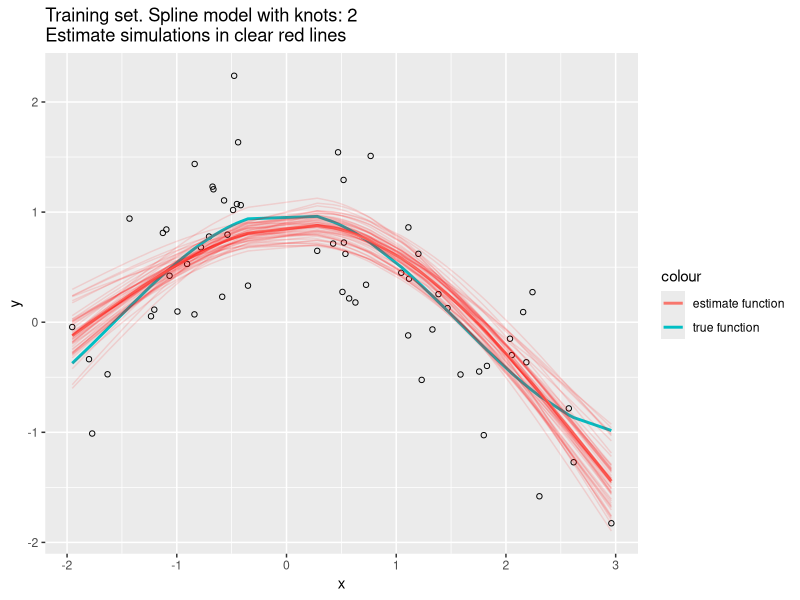
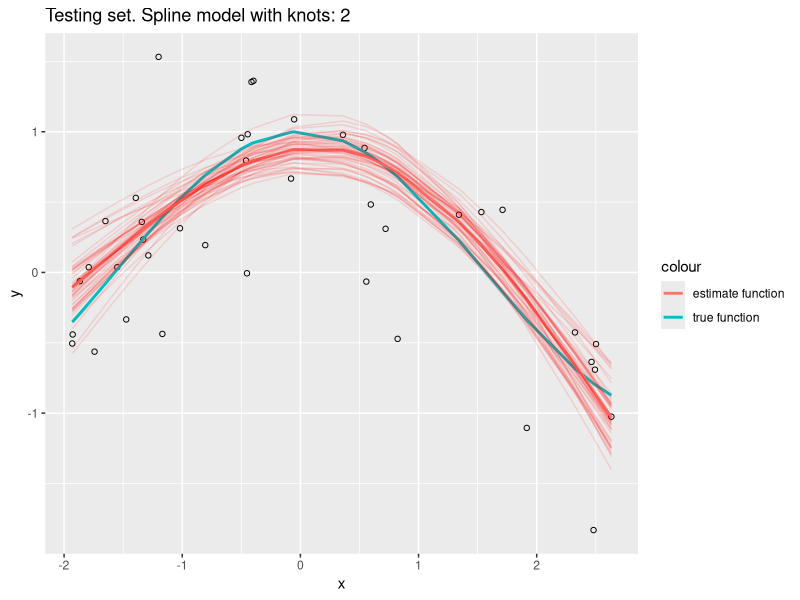
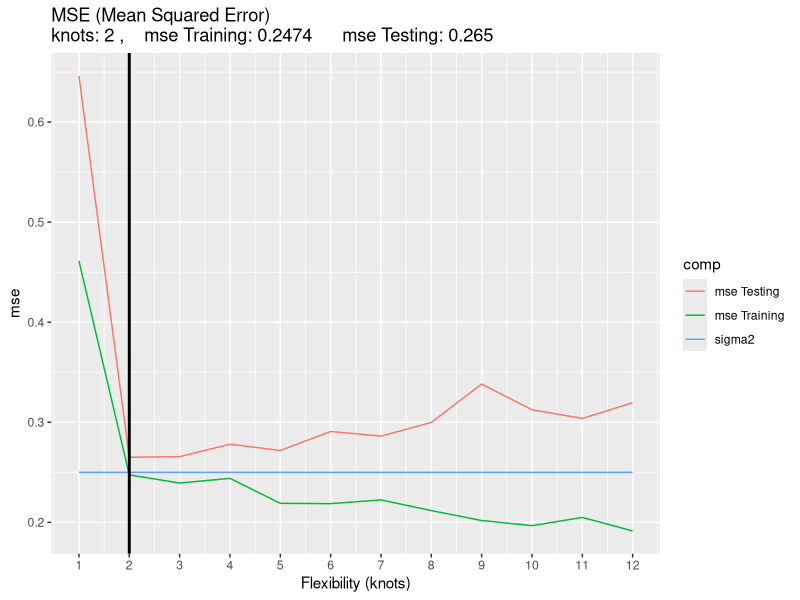
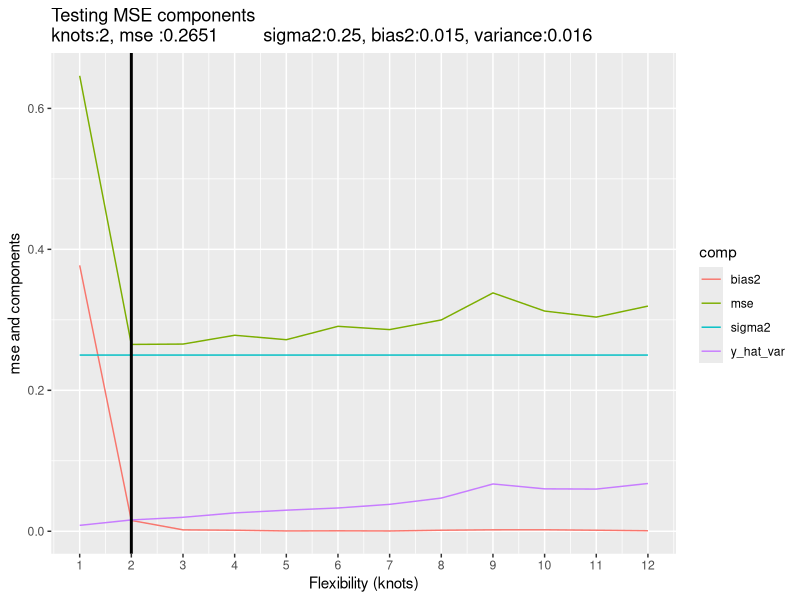

Generate these figures, in order, with R:
## Bias-Variance Trade off

#===============================================================================
# There is a general pattern in the plot of MSE's -Mean Squared Error- versus the
# model flexibility: U shape in the Testing set MSE and monotone decrease in the
# Training set MSE. This is a basic property in Statistical Learning.
#
# This script will try to show this property, for any data set or statistical
# method we choose. Additionally, we will be able to discover the reason of the
# Testing MSE U shape: The bias-variance trade off.
#
# In order to obtain the test MSE and its components,we will assume that the
# population features are knowed and we will be able to built the samples by
# simulation.
#
# References:
# 
# -Cap 2: & 2.2.2. "The Bias-Variance Trade-Off" from the book of Gareth James
#  et alter "An Introduction to Statistical Learning" Ed Springer 2014
#  http://www-bcf.usc.edu/~gareth/ISL/
#   
# -https://theclevermachine.wordpress.com/2013/04/21/
#  model-selection-underfitting-overfitting-and-the-bias-variance-tradeoff/
#===============================================================================

library(ggplot2);library(splines);library(dplyr);library(tidyr)
set.seed(1234)

# general values
 
p=0.6   # training/test ratio.
s=50    # simulations number.
k=12    # maximum value of the knots number. Spline is the statistical
        # algorithm for estimating the adjust function. 

# fdata function: generating  4 data set from the next inputs and assumptions:

# assumptions and definitions for the population:
# x : predictor variable: Uniform distribution 
# y : outcome variable: y = nu_cx + epsilon
# nu_cx : E(y|x)= f(x) conditional mean of y for each x, defined with f. 
# f: knowed true function: f=cos(x)
# epsilon: random error in y for each x.It is a normal distribution with mean =
# 0, and sd = sigma. epsilon -> N(0,sigma)

# y_hat: prediction for y = f_hat (x). f_hat obtained with the spline algorithm.

# inputs:
# n : sample size
# x_min: minimum value for x
# x_max: maximum value for x
# sigma: sd in the random error.



fdata<-function(n=100,x_min=-2,x_max=3,sigma=0.5){  # inputs
    x<-round(runif(n,x_min,x_max),3)    # sample x from uniform population
    t=round(0.6*n)                      # training size from the sample 


    
    # 1- Simulating k spline models ( j = 1 to k)
    training_km_sim<-vector("list",length=k)
    testing_km_sim<-vector("list",length=k)
    training_km<-vector("list",length=k)
    testing_km<-vector("list",length=k)
    for (j in 1:k){
        
        # simulating s samples ( i = 1 to s): for each one of the s simulations.
        y_hat_m<-matrix(nrow=t,ncol=s)                # matrix for train y_hat
        e2_m<-matrix(nrow=t,ncol=s)                   # matrix for train error2 
        
        y_hat_ts_m<-matrix(nrow=(n-t),ncol=s)         # matrix for test y_hat
        e2_ts_m<-matrix(nrow=(n-t),ncol=s)            # matrix for test error2 
        
        for (i in 1:s){
            # simulating data sets
            f<-function(x){cos(x)}                    # true function definition
            y<-round(f(x)+rnorm(n,0,sigma),3)         # sample y
            nu_cx<-round(f(x),3)                      # conditional mean
            samp<-data.frame(x,nu_cx,y)               # sample data frame
                 
            # splitting training and testing sets
            training<-samp[1:t,]
            testing<-samp[(t+1):n,]
            
            # adjusting training set with spline method for knot = j.
            fit<-lm(y~ns(x,j),training)             
            
            # predicting with fit. 
            
             # in training set
            y_hat_m[,i]<-predict(fit)                # training prediction                          
            e2_m[,i]<-(predict(fit)-training$y)^2    # squared error from
                                                     # training set
            
             # in testing set. 
            y_hat_ts_m[,i]<-predict(fit,newdata=testing)# testing prediction                    
            e2_ts_m[,i]<-(predict(fit,newdata=testing)-testing$y)^2# squared 
                                                    # error from testing set 
                                                       
        }
        # storing the results of the simulations in a list.
        training_km_sim[[j]]<-y_hat_m               # training prediction simul.
        testing_km_sim[[j]]<-y_hat_ts_m             # testing prediction simul.        
        
        
        # results for the whole of the simulation
        
          # in training set.
        training$y_hat<-apply(y_hat_m,1,mean)       # simulations mean for y_hat
        training$y_hat_var<-apply(y_hat_m,1,var)    # variance for the above
        training$e2<-apply(e2_m,1,mean)             # simulations mean for e2
        training$bias2<-(training$y_hat-training$nu_cx)^2# bias^2 of the y_hat 
        
          # testing set.
        testing$y_hat<-apply(y_hat_ts_m,1,mean)     # simulations mean for y_hat
        testing$y_hat_var<-apply(y_hat_ts_m,1,var)  # variance for the above.
        testing$e2<-apply(e2_ts_m,1,mean)           # simulations mean for e2
        testing$bias2<-(testing$y_hat-testing$nu_cx)^2  # bias^2 of the y_hat
        
        training_km[[j]]<-training
        testing_km[[j]]<-testing
    }
    

    # 2.-getting training mse and its components for each one of the k models.
    
    mse<-vector("numeric",k)
    y_hat_var<-vector("numeric",k)
    bias2<-vector("numeric",k)
    sigma2<-vector("numeric",k)
  
    for (j in 1:k){
        mse[j]<-mean(training_km[[j]]$e2)            # mean squared error (mse)
        y_hat_var[j]<-mean(testing_km[[j]]$y_hat_var)# variance
        bias2[j]<-mean(testing_km[[j]]$bias2)        # bias^2
        sigma2[j]<-sigma^2                           # sigma^2 
    }
    
     # storing the results.
    res<-data.frame(knots=1:k,mse,y_hat_var,bias2,sigma2)
    res$dif<-res$mse-(res$y_hat_var+bias2+sigma2)   # difference between mse 
                                                    # sum of the components  
    res_tr<-gather(res,comp,value,mse:sigma2)       # changing wide to long data.  
    
    
    # 3.-getting testing mse and its components for each one of the k models.
    
    mse<-vector("numeric",k)
    y_hat_var<-vector("numeric",k)
    bias2<-vector("numeric",k)
    sigma2<-vector("numeric",k)
    
    for (j in 1:k){
        mse[j]<-mean(testing_km[[j]]$e2)              # mean squared error (mse)
        y_hat_var[j]<-mean(testing_km[[j]]$y_hat_var) # variance
        bias2[j]<-mean(testing_km[[j]]$bias2)         # bias^2
        sigma2[j]<-sigma^2                            # sigma^2
    }
    
     # storing the results.
    res<-data.frame(knots=1:k,mse,y_hat_var,bias2,sigma2)
    res$dif<-res$mse-(res$y_hat_var+bias2+sigma2)   # difference between mse 
                                                    # sum of the components  
    res_ts<-gather(res,comp,value,mse:sigma2)       # changing wide to long data.

    
    # 4.- getting y_hat for each one of the k models.
    
      # in training set
    res_y_hat<-matrix(NA,nrow=t,ncol=k)
    for (j in 1:k){
        res_y_hat[,j]<-training_km[[j]][4]$y_hat
    }
    res_y_hat<-data.frame(res_y_hat)
    colnames(res_y_hat)<-c(1:k)
    res_y_hat<-cbind(x=training$x,res_y_hat)
    res_y_hat<-gather(res_y_hat,knots,y_hat,-x)    # changing wide to long data.

      # in testing set
    res_y_hat_ts<-matrix(NA,nrow=(n-t),ncol=k)
    for (j in 1:k){
        res_y_hat_ts[,j]<-testing_km[[j]][4]$y_hat
    }
    res_y_hat_ts<-data.frame(res_y_hat_ts)
    colnames(res_y_hat_ts)<-c(1:k)
    res_y_hat_ts<-cbind(x=testing$x,res_y_hat_ts)
    res_y_hat_ts<-gather(res_y_hat_ts,knots,y_hat,-x)#changing wide to long data.   
    
    # 5.- getting y_hat simulations for each one of the k models.
    
    # in training set
    
    res_y_hat_sim<-do.call(rbind.data.frame,training_km_sim)
    colnames(res_y_hat_sim)<-c(1:s)
    res_y_hat_sim$x<-res_y_hat$x
    res_y_hat_sim$knots<-res_y_hat$knots
    res_y_hat_sim<-gather(res_y_hat_sim,simul,y_hat,-c(x,knots))
    
    # in testing set
    
    res_y_hat_ts_sim<-do.call(rbind.data.frame,testing_km_sim)
    colnames(res_y_hat_ts_sim)<-c(1:s)
    res_y_hat_ts_sim$x<-res_y_hat_ts$x
    res_y_hat_ts_sim$knots<-res_y_hat_ts$knots
    res_y_hat_ts_sim<-gather(res_y_hat_ts_sim,simul,y_hat,-c(x,knots))   
    
    # 6.- getting the best j model: The one with lowest testing mse.
      kso<-res_ts[res_ts$value == min(res_ts[res_ts$comp == "mse",4]),1]    

# function results in a list.    
return(list(training_km_sim=training_km_sim,testing_km_sim=testing_km_sim,
            training_km=training_km,testing_km=testing_km,
            res_tr=res_tr,res_ts=res_ts,
            res_y_hat=res_y_hat,res_y_hat_ts=res_y_hat_ts,
            res_y_hat_sim=res_y_hat_sim,res_y_hat_ts_sim=res_y_hat_ts_sim,
            kso=kso))    
}    
    
# Making plots

# running the fdata function
dat<-fdata()


# fres function: generating plots from the data sets returned by fdata()

fres<-function(training_km_sim=dat$training_km_sim,
               testing_km_sim=dat$testing_km_sim, 
               training=dat$training_km[[1]],testing=dat$testing_km[[1]],
               res_tr=dat$res_tr,res_ts=dat$res_ts,
               res_y_hat=dat$res_y_hat,res_y_hat_ts=dat$res_y_hat_ts,
               res_y_hat_sim=dat$res_y_hat_sim,
               res_y_hat_ts_sim=dat$res_y_hat_ts_sim,
               ks=dat$kso){   

    # 1- true and estimate predictions for each one of the k models 
    
      # in training set
    
    # selecting a j model.
    # for the y_hat mean
    res_y_hat<-res_y_hat[res_y_hat$knots == ks,]             
    res_g<-training[,1:3]
    res_g$estim_func_y<-round(res_y_hat$y_hat,3)
    colnames(res_g)[2]<-"true_func_y"
    
    # for the y_hat simulation
    res_y_hat_sim<-res_y_hat_sim[res_y_hat_sim$knots == ks,] 
    
    # scatterplot  
    g1<-ggplot(res_g,aes(x,y))+geom_point(shape=1)+
        geom_line(aes(x=x,y=true_func_y,colour="true function"),size=1)+
        geom_line(aes(x=x,y=estim_func_y,colour="estimate function"),size=1)+
        geom_line(data=res_y_hat_sim,aes(x=x,y=y_hat,group=simul),
                  colour ="red",alpha=1/8)+
        ggtitle(paste("Training set. Spline model with knots:",ks,
                      "\nEstimate simulations in clear red lines"))
       
    
      # in testing set
    
    # selecting a j model.
    res_y_hat_ts<-res_y_hat_ts[res_y_hat_ts$knots == ks,] 
    res_g_ts<-testing[,1:3]
    res_g_ts$estim_func_y<-round(res_y_hat_ts$y_hat,3)
    colnames(res_g_ts)[2]<-"true_func_y"
    
    # for the y_hat simulation
    res_y_hat_ts_sim<-res_y_hat_ts_sim[res_y_hat_ts_sim$knots == ks,] 
    
    # scatterplot  
    g2<-ggplot(res_g_ts,aes(x,y))+geom_point(shape=1)+
        geom_line(aes(x=x,y=true_func_y,colour="true function"),size=1)+
        geom_line(aes(x=x,y=estim_func_y,colour="estimate function"),size=1)+
        geom_line(data=res_y_hat_ts_sim,aes(x=x,y=y_hat,group=simul),
                  colour ="red",alpha=1/8)+
        ggtitle(paste("Testing set. Spline model with knots:",ks))
    
    
    
    # Training and Testing MSE for each one of the k models
    
    res_1<-res_tr[res_tr$comp == "mse",];res_1$comp<-"mse Training"
    res_2<-res_ts[res_ts$comp == "mse",];res_2$comp<-"mse Testing"
    res_3<-res_ts[res_ts$comp == "sigma2",]
    res_tr_ts<-rbind(res_1,res_2,res_3)
    save(res_tr_ts,file="g3.Rdata")
    res_tr_ks<-res_tr_ts[res_tr_ts$knots == ks,4]
    g3<-ggplot(res_tr_ts,aes(x=knots,y=value,colour=comp))+geom_line()+
        geom_vline(aes(xintercept=ks),size=1)+
        ggtitle(paste("MSE (Mean Squared Error)\nknots:",ks,
                      ",    mse Training:",round(res_tr_ks[1],4),
                      "     mse Testing:",round(res_tr_ks[2],3)))+
        scale_x_continuous(breaks=seq(1,k,1))+ylab("mse")+
        xlab("Flexibility (knots)")
                      
    # Testing MSE components
    res_ts_ks<-res_ts[res_ts$knots == ks,4]
    g4<-ggplot(res_ts,aes(x=knots,y=value,colour=comp))+geom_line()+
        geom_vline(aes(xintercept=ks),size=1)+
        ggtitle(paste("Testing MSE components\nknots:",ks,
                  ", mse :",round(res_ts_ks[1],4),
                  "         sigma2:",round(res_ts_ks[4],3),
                  ", bias2:",round(res_ts_ks[3],3),
                  ", variance:",round(res_ts_ks[2],3),sep=""))+
        scale_x_continuous(breaks=seq(1,k,1))+ylab("mse and components")+
        xlab("Flexibility (knots)")
    
# function results in a list.
return(list(g1=g1,g2=g2,g3=g3,g4=g4,
            res_g=res_g,res_g_ts=res_g_ts))
}

# running the fres function
res<-fres()
# seeing the outputs

res$res_g
res$res_g_ts
res$g1
res$g2
res$g3
res$g4

